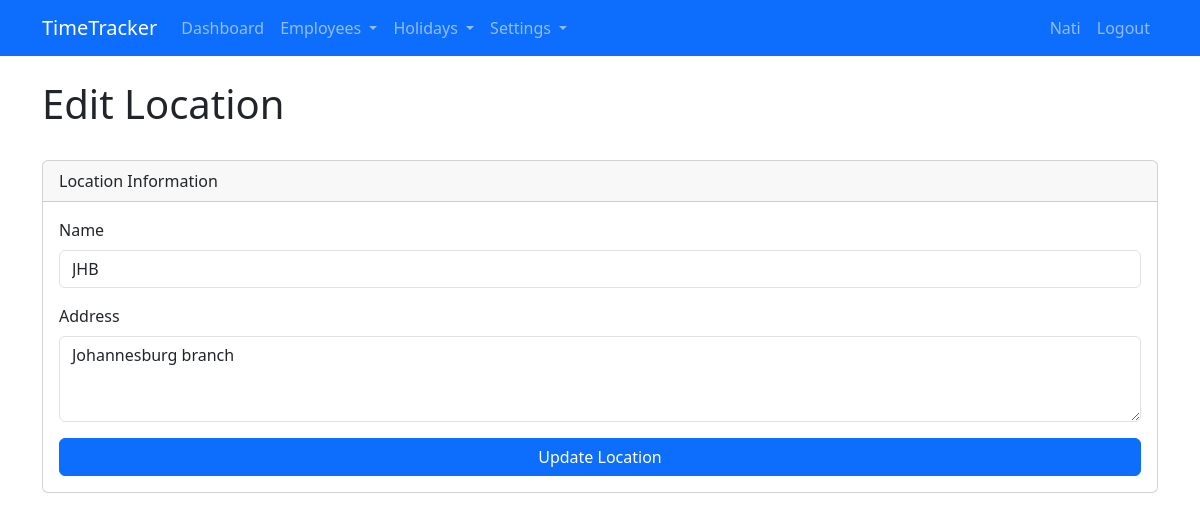
Screenshot of /edit_location/1 (signed in) with the database file from the repository.
### app.py (models this page shows, shortened)
class User(UserMixin, db.Model):
    id = db.Column(db.Integer, primary_key=True)
    username = db.Column(db.String(80), unique=True, nullable=False)
    email = db.Column(db.String(120), unique=True, nullable=False)
    password_hash = db.Column(db.String(128))
    is_admin = db.Column(db.Boolean, default=False)
    company_id = db.Column(db.Integer, db.ForeignKey('company.id'))

class Location(db.Model):
    id = db.Column(db.Integer, primary_key=True)
    name = db.Column(db.String(100), nullable=False)
    address = db.Column(db.String(200))
    company_id = db.Column(db.Integer, db.ForeignKey('company.id'), nullable=False)
    employees = db.relationship('Employee', backref='location', lazy=True)

### app.py (the view)
@app.route('/edit_location/<int:location_id>', methods=['GET', 'POST'])
@login_required
def edit_location(location_id):
    if not current_user.is_admin:
        flash('Access denied.')
        return redirect(url_for('dashboard'))
    location = Location.query.get_or_404(location_id)
    if location.company_id != current_user.company.id:
        flash('Access denied.')
        return redirect(url_for('locations'))
    if request.method == 'POST':
        location.name = request.form.get('name')
        location.address = request.form.get('address')
        db.session.commit()
        flash('Location updated successfully!')
        return redirect(url_for('locations'))
    return render_template('edit_location.html', location=location)

### app.py (called while the page is built)
@login_manager.user_loader
def load_user(user_id):
    return User.query.get(int(user_id))

### templates/edit_location.html (shortened to what this page needs)
{% extends "base.html" %}
{% block content %}
<div class="row mb-4">
    <div class="col-md-12">
        <h1>Edit Location</h1>
    </div>
</div>
<div class="row">
    <div class="col-md-12">
        <div class="card">
            <div class="card-header">Location Information</div>
            <div class="card-body">
                <form method="POST">
                    <div class="mb-3">
                        <label for="name" class="form-label">Name</label>
                        <input type="text" class="form-control" id="name" name="name" value="{{ location.name }}" required>
                    </div>
                    <div class="mb-3">
                        <label for="address" class="form-label">Address</label>
                        <textarea class="form-control" id="address" name="address" rows="3">{{ location.address }}</textarea>
                    </div>
                    <div class="d-grid">
                        <button type="submit" class="btn btn-primary">Update Location</button>
                    </div>
                </form>
            </div>
        </div>
    </div>
</div>
{% endblock %}

### templates/base.html (shortened to what this page needs)
<!DOCTYPE html>
<html lang="en">
<head>
    <link href="https://cdn.jsdelivr.net/npm/bootstrap@5.3.0-alpha1/dist/css/bootstrap.min.css" rel="stylesheet">
    <link href="https://cdnjs.cloudflare.com/ajax/libs/font-awesome/6.0.0/css/all.min.css" rel="stylesheet">
</head>
<body>
    <nav class="navbar navbar-expand-lg navbar-dark bg-primary">
        <div class="container">
            <a class="navbar-brand" href="{{ url_for('index') }}">TimeTracker</a>
            <div class="collapse navbar-collapse" id="navbarNav">
                <ul class="navbar-nav me-auto">
                    {% if current_user.is_authenticated %}
                    <li class="nav-item">
                        <a class="nav-link" href="{{ url_for('dashboard') }}">Dashboard</a>
                    </li>
                    {% if current_user.is_admin %}
                    <li class="nav-item dropdown">
                        <a class="nav-link dropdown-toggle" href="#" id="employeesDropdown" role="button" data-bs-toggle="dropdown" aria-expanded="false">
                            Employees
                        </a>
                    </li>
                    <li class="nav-item dropdown">
                        <a class="nav-link dropdown-toggle" href="#" id="holidaysDropdown" role="button" data-bs-toggle="dropdown" aria-expanded="false">
                            Holidays
                        </a>
                    </li>
                    <li class="nav-item dropdown">
                        <a class="nav-link dropdown-toggle" href="#" id="settingsDropdown" role="button" data-bs-toggle="dropdown" aria-expanded="false">
                            Settings
                        </a>
                    </li>
                    {% endif %}
                    {% endif %}
                </ul>
                <ul class="navbar-nav">
                    {% if current_user.is_authenticated %}
                    <li class="nav-item">
                        <span class="nav-link">{{ current_user.username }}</span>
                    </li>
                    <li class="nav-item">
                        <a class="nav-link" href="{{ url_for('logout') }}">Logout</a>
                    </li>
                    {% endif %}
                </ul>
            </div>
        </div>
    </nav>
    <div class="container mt-4">
        {% block content %}{% endblock %}
    </div>
</body>
</html>

### rows the page displays
User: username "Nati"
Location: name "JHB", address "Johannesburg branch"
